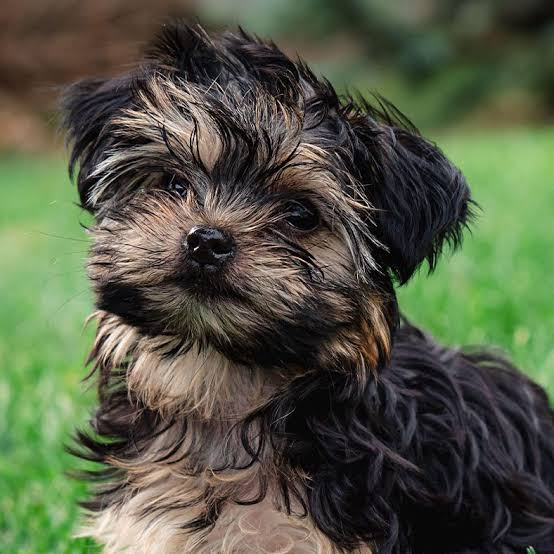
#> input picture images.jpeg, 554 x 554 px, given in place of images.jpg, which was not available
$ jupyter execute 'DIPT-EXP3 (3).ipynb'   (text cells are left out)
#> lines starting #> are read from the running program, lines starting #| are printed output that depends on the picture; pictures that were not available may be replaced by others from this repository, and a replacement may not be noted
[cell 1]
import cv2
import numpy as np
import matplotlib.pyplot as plt

[cell 2]
img = cv2.imread('images.jpg', cv2.IMREAD_GRAYSCALE)
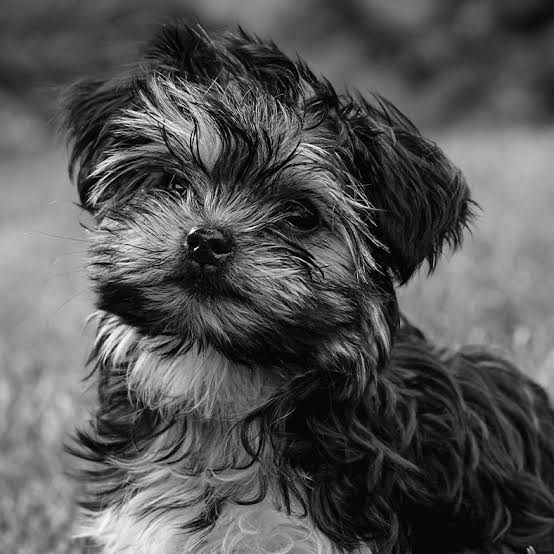
#> img: shape (554, 554); min 0, max 255, mean 85

[cell 3]
plt.imshow(img,cmap='gray')
plt.title('Orginal Image')
plt.show()

[cell 4]
plt.hist(img.ravel(),256,range = [0,256]);
plt.title('Orginal Image')
plt.show()
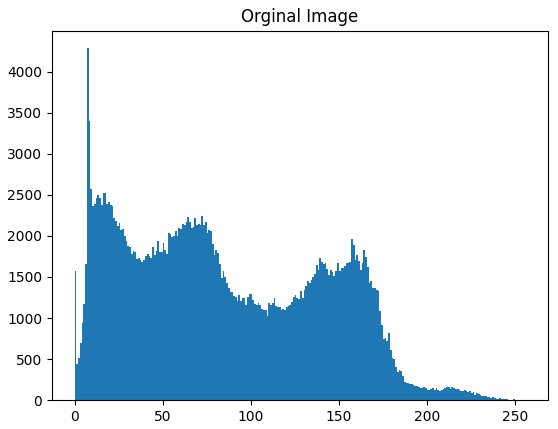
#> figure drawn by matplotlib, 1 panel; tallest bar 4284 high, from x = 7 to 8

[cell 5]
img_eq = cv2.equalizeHist(img)
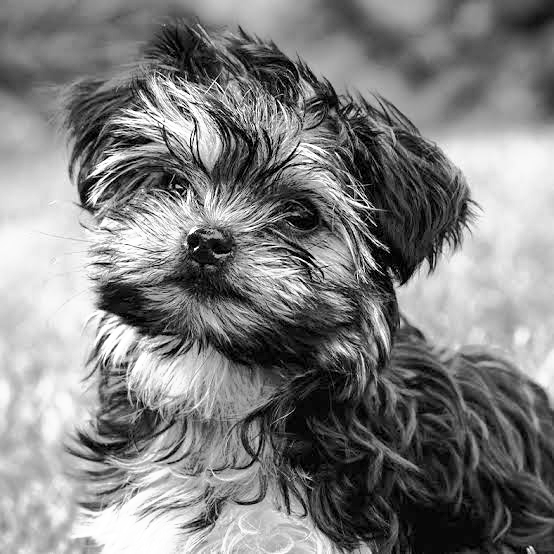
#> img_eq: shape (554, 554); min 0, max 255, mean 127.6

[cell 6]
plt.hist(img_eq.ravel(),256,range=[0,256]);
plt.title('Equalized HIstogram')
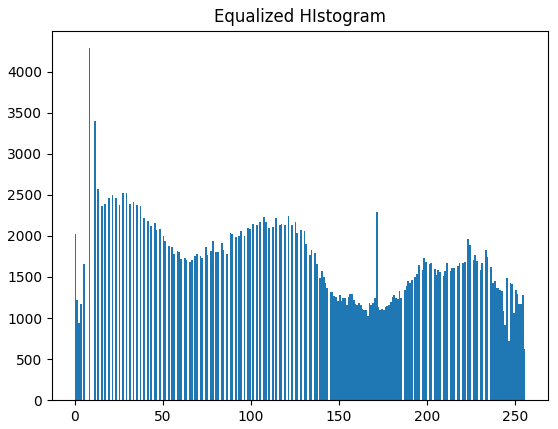
#> figure drawn by matplotlib, 1 panel; tallest bar 4284 high, from x = 8 to 9

[cell 7]
plt.imshow(img_eq,cmap='gray')
plt.title('Orginal Image')
plt.show()

[cell 8]
img = cv2.imread('images.jpg',cv2.IMREAD_COLOR)
#> img is the input picture: shape (554, 554, 3); mean B, G, R 68.4, 89, 83.5
img_hsv= cv2.cvtColor(img, cv2.COLOR_BGR2HSV)
#> img_hsv: shape (554, 554, 3); mean H, S, V 55.7, 75.1, 96.5

[cell 9]
img_hsv[:,:,2]=cv2.equalizeHist(img_hsv[:,:,2])
#> img_hsv: shape (554, 554, 3); mean H, S, V 55.7, 75.1, 128.1

[cell 10]
img_eq=cv2.cvtColor(img_hsv,cv2.COLOR_HSV2BGR)
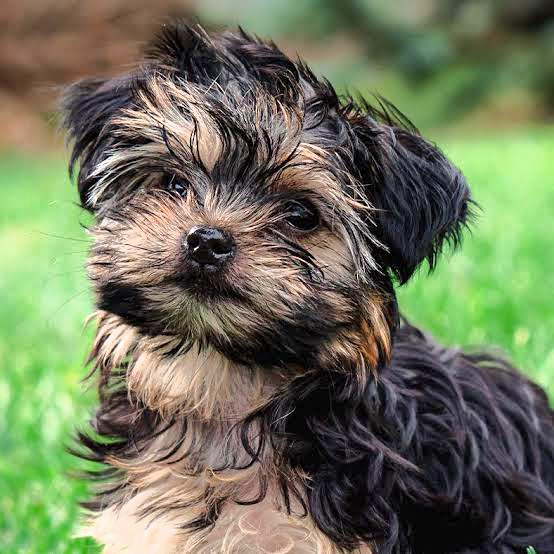
#> img_eq: shape (554, 554, 3); mean B, G, R 91, 117.4, 111.2
plt.imshow(img_eq[:,:,::-1]);
plt.title('Equalized Image')
plt.show

[cell 11]
plt.hist(img_eq.ravel(),256,range=[0,256]);
plt.title('Equalized HIstogram')
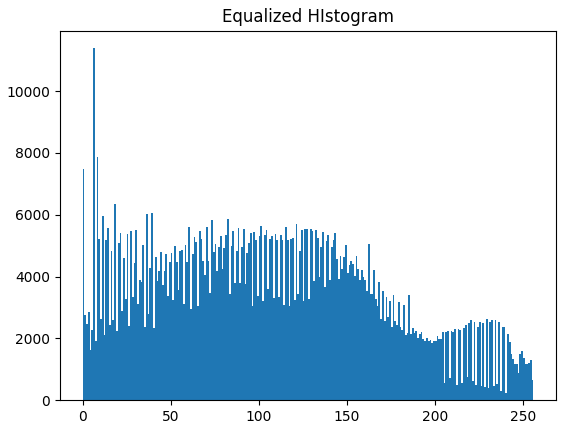
#> figure drawn by matplotlib, 1 panel; tallest bar 11389 high, from x = 6 to 7

[cell 12]
plt.hist(img_eq.ravel(),256,range = [0,256]);
plt.title('color image')
plt.show()
#> figure, not shown here; tallest bar 11389 high, from x = 6 to 7
